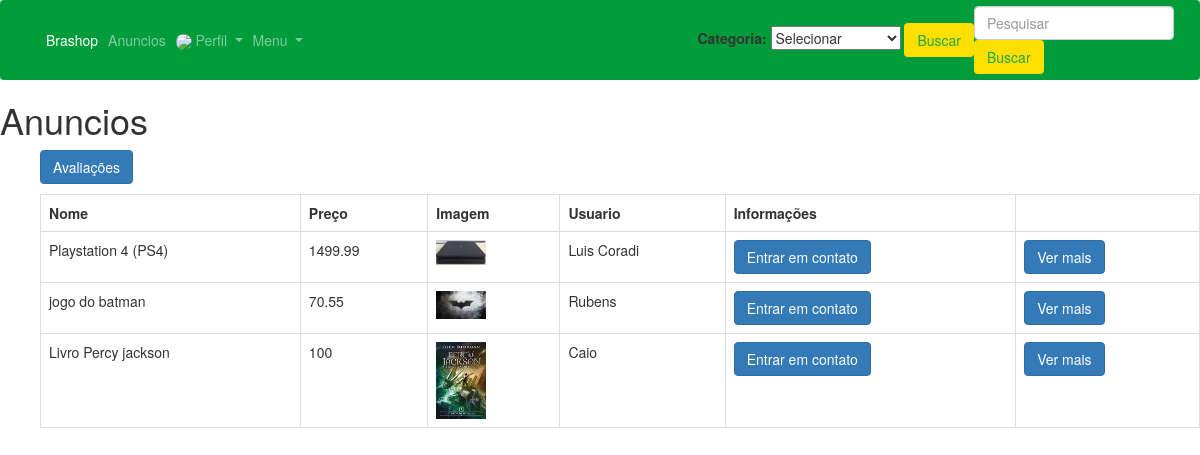
Screenshot of /app/controllers/AnuncioController.php?action=findAll (signed in) with the database file from the repository.
### tables this page shows
CREATE TABLE `anuncios` (
  `id` int(11) NOT NULL,
  `nome` varchar(100) NOT NULL,
  `preco` float NOT NULL,
  `imagem` mediumtext NOT NULL,
  `descricao` text NOT NULL,
  `usuarios_id` int(11) NOT NULL,
  `categorias_id` int(11) NOT NULL,
  `avaliacoes_id` int(11) NOT NULL
);

CREATE TABLE `usuarios` (
  `id` int(11) NOT NULL,
  `nome` varchar(45) NOT NULL,
  `email` varchar(255) NOT NULL,
  `senha` varchar(255) NOT NULL,
  `data_nasc` date NOT NULL,
  `foto_perfil` varchar(255) NOT NULL,
  `isadm` bit(1) NOT NULL
);

### app/repository/AnuncioRepository.php (called while the page is built, shortened)
<?php
    require_once __DIR__ . "/../connection/Connection.php";
    class AnuncioRepository {
        public PDO $conn;
        function __construct()
        {
            $this->conn = Connection::getConnection();
        }
        public function findAll(): array {
            $table = $this->conn->query("SELECT usuarios_id, a.id, a.nome, a.preco, a.imagem, a.descricao,u.nome as 'usuario_nome' FROM `anuncios` a, usuarios u WHERE a.usuarios_id = u.id");
            $anuncios  = $table->fetchAll(PDO::FETCH_ASSOC);
            return $anuncios;
        }
    }

### app/connection/Connection.php (called while the page is built)
<?php
class Connection {
    private static $host = "localhost";
    private static $dbname = "marketplace";
    private static $user = "root";
    private static $password = "";
    private static ?PDO $conn = null;
    public static function getConnection(): PDO {
        if(self::$conn == null) {
            try {
                self::$conn = new PDO("mysql:host=" . self::$host . ";dbname=" . self::$dbname,
                self::$user,
                self::$password);
                self::$conn->setAttribute(PDO::ATTR_ERRMODE, PDO::ERRMODE_EXCEPTION);
            } catch(Exception $e) {
                print("Erro ao conectar com o banco de dados");
            }
        }
        return self::$conn;
    }
}

### app/views/anuncios/list.php (the view, shortened to what this page needs)
<!DOCTYPE html>
<html lang="pt-br">
  <head>
    <link rel="stylesheet" type="text/css" href="../views/helpers/css/bootstrap.min.css">
</head>
<body>
<?php
 if(isset($_SESSION["usuario"])){
   if($_SESSION["usuario"]['is_adm'] == 1){
     include_once __DIR__ . "/../helpers/menuAdm.php";
    }else{
    include_once __DIR__ . "/../helpers/menuLogin.php";
  }
}
else{
  include_once __DIR__ . "/../helpers/menuHome.php";
}
?>
    <h1> Anuncios </h1>
    <ul>
      <td><table class = 'table table-hover-table-striped table-bordered'></td>
          <tr>
          <th>Nome</th>
          <th>Preço</th>
          <th>Imagem</th>
          <th>Usuario</th>
          <th>Informações</th>
          </tr>
        <?php foreach($data['anuncios'] as $user): ?>
          <tr>
          <td><?= $user['nome'] ?></td>
          <td><?= $user['preco'] ?></td>
          <td><img  style="width:50px;" src="../../imgs/<?=$user['imagem'];?>"></img></td>
          <td><?= $user['usuario_nome'] ?></td>
          <td><a class="btn btn-primary" href="./UsuarioController.php?action=findUsuarioByClick&id=<?= $user['usuarios_id'] ?>">Entrar em contato</a></td>
          <td><a class="btn btn-primary" href="./AnuncioController.php?action=findAnuncioByClick&id=<?= $user['id'] ?>">Ver mais</a></td>
        <?php endforeach; ?>
    </ul>
    <p>
    <a class="btn btn-primary" href="./AvaliacaoController.php?action=findAll" >Avaliações</a>
</body>
</html>

### rows the page displays
anuncios: nome "Playstation 4 (PS4)", preco "1499.99", imagem (picture), usuarios.nome "Luis Coradi"
anuncios: nome "jogo do batman", preco "70.55", imagem (picture), usuarios.nome "Rubens"
anuncios: nome "Livro Percy jackson", preco "100", imagem (picture), usuarios.nome "Caio"
